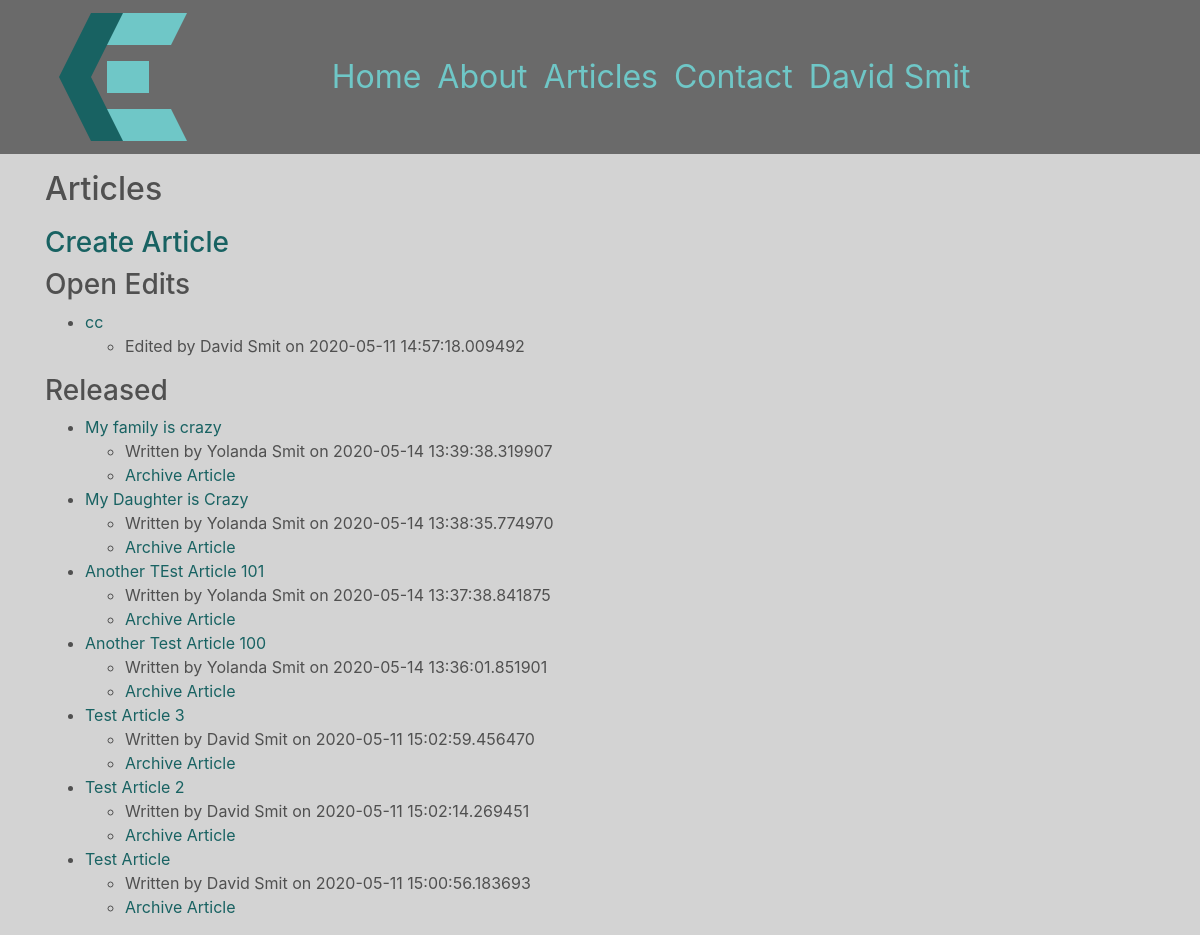
/articles/maintain (signed in), run on the app's committed database.
### chrissmit/services/db_models.py (models this page shows, shortened)
class User(db.Model, UserMixin):
    id = db.Column(db.Integer, primary_key=True, )
    authorization_level = db.Column(db.String(60), nullable=False, )
    linkedin = db.Column(db.String(100),)
    full_name = db.Column(db.String(45), unique=False, nullable=False,)
    twitter_handle = db.Column(db.String(20), unique=True, nullable=True,)
    email = db.Column(db.String(120), unique=True, nullable=False, )
    image_file = db.Column(db.String(20), nullable=False, default='default.svg', )
    password = db.Column(db.String(60), nullable=False, )
    articles = db.relationship('Article', backref='author', lazy=True)
    edits = db.relationship('ArticleEdits', backref='author', lazy=True)
    content = db.Column(db.Text, nullable=False)

class ArticleEdits(db.Model):
    id = db.Column(db.Integer, primary_key=True)
    article_id = db.Column(db.Integer, db.ForeignKey('article.id'), nullable=False,)
    is_edited = db.Column(db.Boolean, default=False,)
    is_ready_for_release = db.Column(db.Boolean, default=False,)
    user_id = db.Column(db.Integer, db.ForeignKey('user.id'), nullable=False)
    edited = db.Column(db.DateTime, nullable=True, default=datetime.utcnow)
    title = db.Column(db.String(100), nullable=False,)
    preview = db.Column(db.String(200), nullable=False)
    image_file = db.Column(db.String(100), default='default.png')
    content = db.Column(db.Text, nullable=False)
    tags = db.relationship('EditTags', backref='edit')

### chrissmit/views/maintenance_views.py (the view)
@blueprint.route('/articles/maintain')
@login_required
def maintain_articles():
    recent_articles = article.get_last(4)
    open_edits = article.get_open_edits()
    open_to_review = article.get_open_to_review()
    released = article.get_all_released()
    archived_articles = article.get_all_archived()
    archived_edits = None
    return render_template(
        template_name_or_list=f'maintenance/articles.html',
        recent_articles=recent_articles,
        open_edits = open_edits,
        open_to_review = open_to_review,
        released = released,
        archived_edits = archived_edits,
        archived_articles = archived_articles,
    )

### chrissmit/services/article.py (called while the page is built)
def get_open_edits(desc=False, test=False):
    return get_full_edits(filter_criteria = ArticleEdits.is_edited == True)

def get_open_to_review(desc=False):
    return get_full_edits(filter_criteria = ArticleEdits.is_ready_for_release == True)

def get_full_edits(filter_criteria, desc=False):
    full_edit = full_edit_data()
    if desc:
        return full_edit.filter(filter_criteria).order_by(ArticleEdits.edited.desc()).all()
    return full_edit.filter(filter_criteria).all()

def get_all_released(desc=True):
    return get_full_articles(filter_criteria = Article.is_released==True)

def get_all_archived():
    return get_full_articles(
        filter_criteria =
        Article.is_released==False and
        ArticleEdits.is_edited == False and
        ArticleEdits.is_ready_for_release==False
    )

def get_full_articles(filter_criteria, desc=True):
    full_article = full_article_data()
    if desc:
        return full_article.filter(filter_criteria).order_by(Article.posted.desc()).all()
    return full_article.filter(filter_criteria).all()

def get_last(number=4, desc=True):
    full_article = full_article_data()
    if desc:
        return full_article.filter(Article.is_released==True).order_by(Article.posted.desc()).limit(number).all()
    return full_article.filter(Article.is_released==True).limit(number).all()

def full_edit_data():
    fields = full_data_fields()
    return fields.join(
        Article,
        ArticleEdits.article_id == Article.id,
    ).join(
        User,
        ArticleEdits.user_id == User.id
    )

def full_article_data():
    fields = full_data_fields()
    return fields.join(
        ArticleEdits,
        Article.current_edit_id == ArticleEdits.id,
    ).join(
        User,
        Article.author_id == User.id
    )

def full_data_fields():
    return db.session.query(
        ArticleEdits.id,
        ArticleEdits.article_id,
        Article.posted,
        Article.edited,
        Article.is_released,
        Article.author_id,
        Article.current_edit_id,
        ArticleEdits.title,
        ArticleEdits.preview,
        ArticleEdits.content,
        ArticleEdits.image_file,
        ArticleEdits.user_id,
        ArticleEdits.is_edited,
        ArticleEdits.is_ready_for_release,
        ArticleEdits.edited,
        Article.author_id,
        User.full_name,
    )

### chrissmit/services/db_models.py (called while the page is built)
@login_manager.user_loader
def load_user(user_id):
    return User.query.get(int(user_id))

### chrissmit/templates/maintenance/articles.html (shortened to what this page needs)
{% extends "shared/_layout.html" %}
{% block main_content %}
<h2>Articles</h2>
<a href="{{ url_for('maintenance.create_article') }}"><h3>Create Article</h3></a>
{% if open_edits %}
    <h3>Open Edits</h3>
    <ul>
        {%  for edit in open_edits %}
            <li>
                <a href="{{ url_for('maintenance.update_article', edit_id = edit.id) }}"> {{ edit.title }}</a>
                <ul><li>Edited by {{ edit.full_name }} on {{ edit.edited}}</li></ul>
            </li>
        {% endfor %}
    </ul>
{% endif %}
{% if released %}
<h3>Released</h3>
<ul>
    {%  for artic in released %}
        <li>
            <a href="{{ url_for('navigation_views.view', edit_id = artic.current_edit_id) }}"> {{ artic.title }}</a>
            <ul>
                <li>Written by {{ artic.full_name }} on {{ artic.edited}}</li>
                <li><a href="{{ url_for('maintenance.archive_article', article_id = artic.article_id) }}">Archive Article</a></li>
            </ul>
        </li>
    {% endfor %}
</ul>
{% endif %}
{%  endblock %}

### chrissmit/templates/shared/_layout.html (shortened to what this page needs)
<!DOCTYPE html>
<html lang="en">
<head>
<!DOCTYPE html>
<html lang="en">
<head>
    <link rel="stylesheet"
          href="https://stackpath.bootstrapcdn.com/bootstrap/4.1.3/css/bootstrap.min.css"
>
    <link rel="stylesheet" href="/static/css/site.css">
</head>
<body>
<div class="nav-outer fixed-top">
    <div class="container menu">
        <nav class="navbar navbar-expand-lg col-sm-12">
            <div class="row">
                <button class="navbar-toggler logo" type="button" data-toggle="collapse" data-target="#navbarNavDropdown " id="logo">
                    <img src="../../../static/img/logo.svg">
                </button>
            </div>
            <div class="col-sm-9">
                <div class="collapse navbar-collapse" id="navbarNavDropdown">
                    <ul class="navbar-nav">
                        <li class="nav-item"><a class="nav-link" href="{{ url_for('navigation.index') }}">Home</a></li>
                        <li class="nav-item"><a class="nav-link" href="{{ url_for('navigation.about') }}">About</a></li>
                        <li class="nav-item">
                           <div class="dropdown show">
                              <a class="nav-link"
                                 href="#" role="button"
                                 id="dropdownMenuLink"
                                 data-toggle="dropdown"
                                 aria-haspopup="true"
                                 aria-expanded="false">Articles</a>
                              </div>
                        <li class="nav-item"><a class="nav-link" href="{{ url_for('navigation.contact') }}">Contact</a></li>
                        {% if current_user.is_authenticated %}
                        <li class="nav-item">
                            <div class="dropdown show">
                               <a class="nav-link"
                                  href="#" role="button"
                                  id="dropdownMenuLink"
                                  data-toggle="dropdown"
                                  aria-haspopup="true"
                                  aria-expanded="false">{{ current_user.full_name }}</a>
                               </div>
                        {% endif %}
                    </ul>
                </div>
        </div>
        </nav>
    </div>
</div>
<div class="main_content container">
    <div class="row">
        <div class="col-md-10">
            {% block main_content %}
            {% endblock %}
        </div>
    </div>
</div>
</body>
</html>

### chrissmit/static/css/site.css (style rules this page uses)
:root { --backgroundColor: lightgrey; --primaryFontColor: rgba(80,80,80,1); --navBackgroundColor: rgba(80,80,80,0.8); --navDropDownBackgroundColor: rgba(80,80,80,0.6); --navDropDownText: lightgrey; --lightAccent: #6FC7C7; --darkAccent: #186262; }
html { background-color: var(--backgroundColor); }
body { background-color: var(--backgroundColor); }
.main_content { margin-top: 160px; color: var(--primaryFontColor); background-color: var(--backgroundColor); border: 2px; height: 100%; }
h2 { color: var(--primaryFontColor); padding-top: 10px; padding-bottom: 10px; }
.nav-outer { background-color: var(--navBackgroundColor); width: 100%; }
nav { font-size: 2rem; margin-left: 0px; margin-right: auto; }
.nav-link { color: var(--lightAccent); text-align: left; margin-left: auto; margin-right: 0px; width: 100% }
a { color: var(--darkAccent); }
#logo { display: inline-block; }
.collapse:not(.show) { float: right; }

### data on the page
User: full_name "David Smit"
ArticleEdits: title "cc", full_name "David Smit", edited "2020-05-11 14:57:18.009492"
ArticleEdits: title "My family is crazy", full_name "Yolanda Smit", edited "2020-05-14 13:39:38.319907"
ArticleEdits: title "My Daughter is Crazy", full_name "Yolanda Smit", edited "2020-05-14 13:38:35.774970"
ArticleEdits: title "Another TEst Article 101", full_name "Yolanda Smit", edited "2020-05-14 13:37:38.841875"
ArticleEdits: title "Another Test Article 100", full_name "Yolanda Smit", edited "2020-05-14 13:36:01.851901"
ArticleEdits: title "Test Article 3", full_name "David Smit", edited "2020-05-11 15:02:59.456470"
ArticleEdits: title "Test Article 2", full_name "David Smit", edited "2020-05-11 15:02:14.269451"
ArticleEdits: title "Test Article", full_name "David Smit", edited "2020-05-11 15:00:56.183693"
